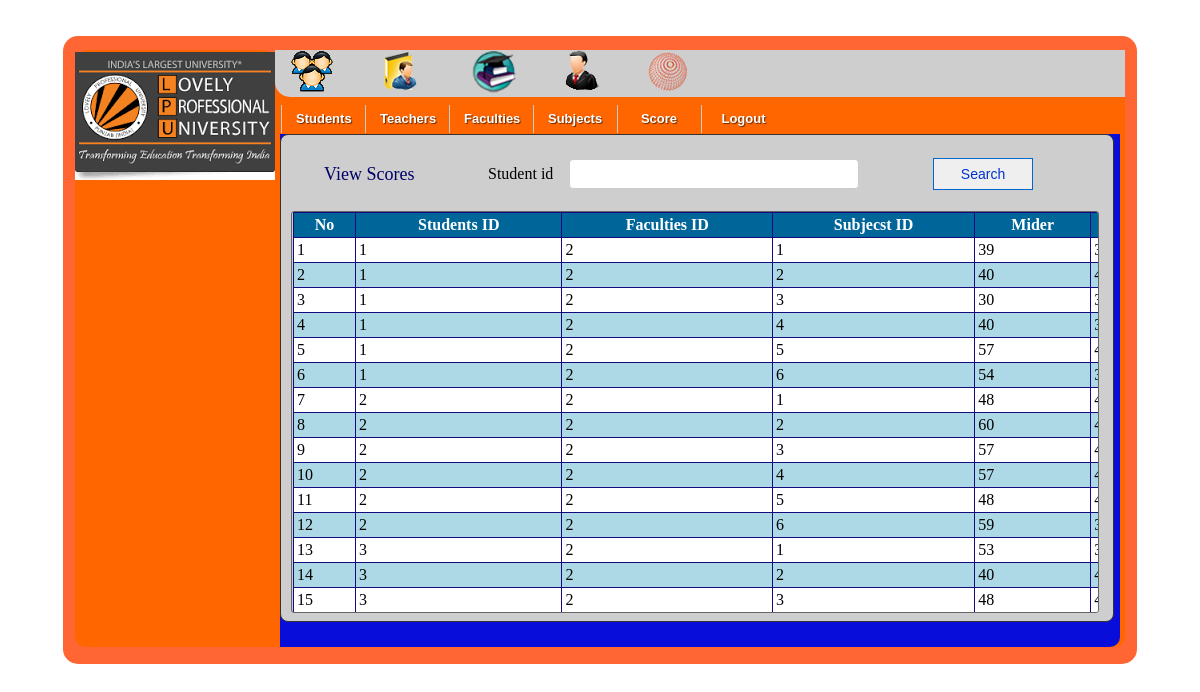
/everyone.php?tag=view_scores, run on the app's committed database.
### tables this page shows
CREATE TABLE IF NOT EXISTS `stu_score_tbl` (
  `ss_id` int(10) unsigned NOT NULL AUTO_INCREMENT,
  `stu_id` int(10) NOT NULL,
  `faculties_id` int(10) NOT NULL,
  `sub_id` int(10) NOT NULL,
  `miderm` float NOT NULL,
  `final` float NOT NULL,
  `note` varchar(100) NOT NULL,
  PRIMARY KEY (`ss_id`)
);

### View_Scores.php (the view, shortened to what this page needs)
<!DOCTYPE html PUBLIC "-//W3C//DTD XHTML 1.0 Transitional//EN" "http://www.w3.org/TR/xhtml1/DTD/xhtml1-transitional.dtd">
<html xmlns="http://www.w3.org/1999/xhtml">
<head>
<link rel="stylesheet" type="text/css" href="css/style_view.css" />
</head>
<body>
<div id="style_div" >
<form method="post">
<table width="755">
	<tr>
    	<td width="190px" style="font-size:18px; color:#006; text-indent:30px;">View Scores</td>
        <td>Student id</td>
        <td><input type="text" name="searchtxt" title="Enter name for search " class="search" autocomplete="off"/></td>
        <td style="float:right"><input type="submit" name="btnsearch" value="Search" id="button-search" title="Search Score" /></td>
    </tr>
</table>
</form>
</div>
<br />
<div id="content-input">
	 <table border="1" width="1050px" align="center" cellpadding="3" class="mytable" cellspacing="0">
        <tr>
            <th>No</th>
            <th>Students ID </th>
            <th>Faculties ID</th>
            <th>Subjecst ID </th>
            <th>Mider</th>
            <th>Final</th>
        </tr>
        <?php
		$key="";
	if($key !="")
		$sql_sel=mysql_query("SElECT * FROM stu_score_tbl WHERE stu_id  like '%$key%' ");
	else
        $sql_sel=mysql_query("SELECT * FROM stu_score_tbl");
    $i=0;
    while($row=mysql_fetch_array($sql_sel)){
    $i++;
    $color=($i%2==0)?"lightblue":"white";
    ?>
      <tr bgcolor="<?php echo $color?>">
            <td><?php echo $i;?></td>
            <td><?php echo $row['stu_id'];?></td>
            <td><?php echo $row['faculties_id'];?></td>
            <td><?php echo $row['sub_id'];?></td>
            <td><?php echo $row['miderm'];?></td>
            <td><?php echo $row['final'];?></td>
       </tr>
    <?php
    }
    ?>
    </table>
</div>
</body>
</html>

### css/everyone_format.css (style rules this page uses)
body { background:url(); margin:0; font-family:Georgia, seri; size:12px; }

### css/style_view.css (style rules this page uses)
#style_div { height:auto; margin-top:15px; }
#content-input { width:805px; height:400px; border:1px solid #666; float:left; padding-left:1px; border-radius: 3px 3px 3px 3px; overflow: auto; }
#button-search { font-family:Arial, Helvetica, sans-serif; font-size:14px; width:100px; height:32px; float:right; margin-right:10px; repeat-x top center; border: 1px solid #06C; -moz-border-radius: 5px; color:#03C; }
.search { padding:4px; border:1px #CCC solid; border-radius: 4px 4px 4px 4px; -moz-border-radius: 8px; background:#FFF; color:#006; font-family:Arial, Helvetica, sans-serif; font-size:16px; width:280px; height:20px; float:left; }
.mytable { border-collapse:collapse; border:#036 1px solid; }
.mytable tr th { background:#069; border:#120A7E 1px solid; color:#FFF; font-family:"Times New Roman", Times, serif; }
.mytable tr td { font-family:"Times New Roman", Times, serif; border:#120A7E 1px solid; }

### data on the page
stu_score_tbl: stu "1", faculties "2", sub "1", miderm "39"
stu_score_tbl: stu "1", faculties "2", sub "2", miderm "40"
stu_score_tbl: stu "1", faculties "2", sub "3", miderm "30"
stu_score_tbl: stu "1", faculties "2", sub "4", miderm "40"
stu_score_tbl: stu "1", faculties "2", sub "5", miderm "57"
stu_score_tbl: stu "1", faculties "2", sub "6", miderm "54"
stu_score_tbl: stu "2", faculties "2", sub "1", miderm "48"
stu_score_tbl: stu "2", faculties "2", sub "2", miderm "60"
stu_score_tbl: stu "2", faculties "2", sub "3", miderm "57"
stu_score_tbl: stu "2", faculties "2", sub "4", miderm "57"
stu_score_tbl: stu "2", faculties "2", sub "5", miderm "48"
stu_score_tbl: stu "2", faculties "2", sub "6", miderm "59"
stu_score_tbl: stu "3", faculties "2", sub "1", miderm "53"
stu_score_tbl: stu "3", faculties "2", sub "2", miderm "40"
stu_score_tbl: stu "3", faculties "2", sub "3", miderm "48"
